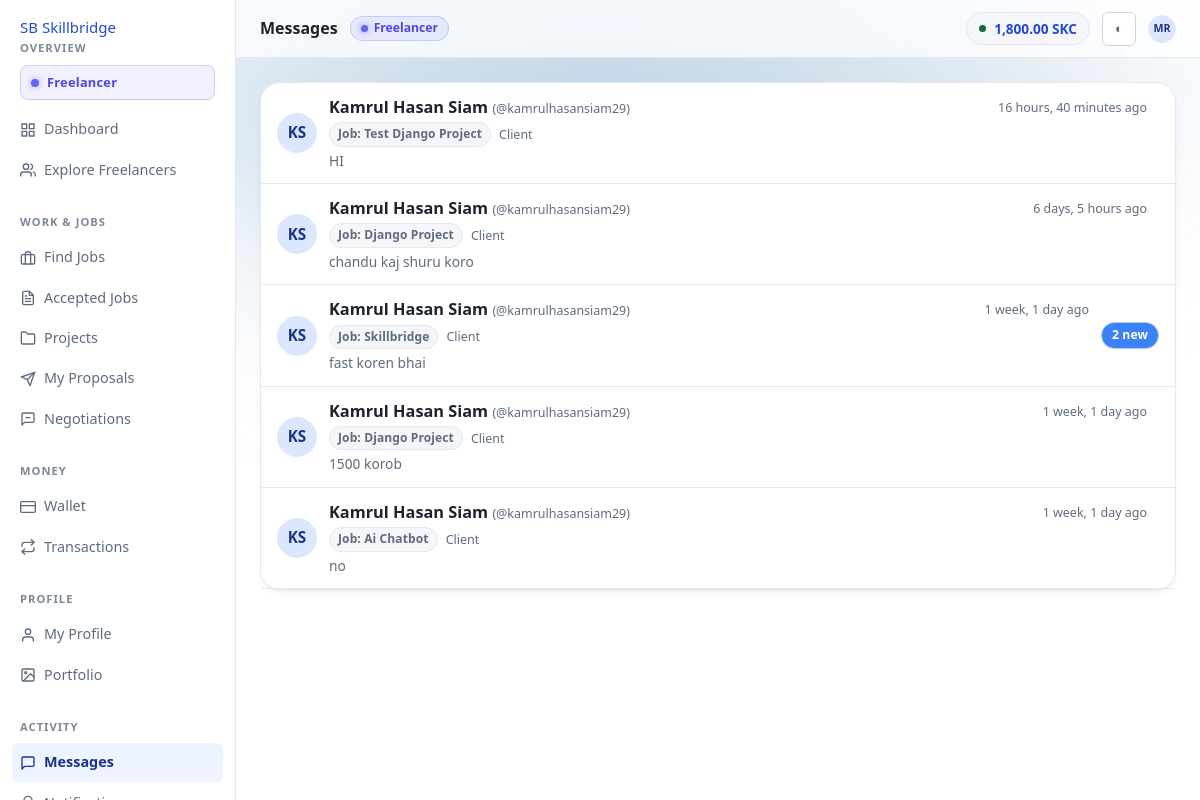
Page /messages/ (signed in) on the committed database.
### apps/wallets/models.py (models this page shows, shortened)
class Wallet(TimeStampedModel):
    user = models.OneToOneField(settings.AUTH_USER_MODEL, on_delete=models.PROTECT, related_name='wallet')
    available_balance = MoneyField(help_text='Spendable SkillCoin.')
    reserved_balance = MoneyField(help_text='Locked for published job budgets or a pending withdrawal.')
    escrow_balance = MoneyField(help_text='Committed to funded projects.')
    lifetime_deposited = MoneyField()
    lifetime_withdrawn = MoneyField()
    lifetime_earned = MoneyField()
    lifetime_spent = MoneyField()
    is_frozen = models.BooleanField(default=False, help_text='Admin freeze — blocks every outgoing movement.')
    frozen_reason = models.CharField(max_length=300, blank=True)
    version = models.PositiveBigIntegerField(default=0, help_text='Incremented on every mutation; detects lost updates.')
    class Meta:
        constraints = [models.CheckConstraint(check=models.Q(available_balance__gte=ZERO), name='wallet_available_non_negative'), models.CheckConstraint(check=models.Q(reserved_balance__gte=ZERO), name='wallet_reserved_non_negative'), models.CheckConstraint(check=models.Q(escrow_balance__gte=ZERO), name='wallet_escrow_non_negative')]

### apps/accounts/models.py (models this page shows, shortened)
class User(AbstractBaseUser, PermissionsMixin, UUIDModel, TimeStampedModel):
    class Status(models.TextChoices):
        ACTIVE = ('ACTIVE', 'Active')
        SUSPENDED = ('SUSPENDED', 'Suspended')
        BANNED = ('BANNED', 'Banned')
        CLOSED = ('CLOSED', 'Closed')
    email = models.EmailField(unique=True, db_index=True)
    username = models.CharField(max_length=50, unique=True, db_index=True, validators=[USERNAME_VALIDATOR])
    first_name = models.CharField(max_length=80, blank=True)
    last_name = models.CharField(max_length=80, blank=True)
    role = models.CharField(max_length=12, choices=Role.choices, db_index=True)
    is_email_verified = models.BooleanField(default=False, db_index=True)
    email_verified_at = models.DateTimeField(null=True, blank=True)
    status = models.CharField(max_length=10, choices=Status.choices, default=Status.ACTIVE, db_index=True)
    suspension_reason = models.TextField(blank=True)
    suspended_until = models.DateTimeField(null=True, blank=True)
    is_active = models.BooleanField(default=True)
    is_staff = models.BooleanField(default=False)
    date_joined = models.DateTimeField(default=timezone.now)
    last_seen_at = models.DateTimeField(null=True, blank=True)
    avatar = models.ImageField(upload_to='avatars/%Y/%m/', null=True, blank=True)
    objects = UserManager()
    USERNAME_FIELD = 'email'
    REQUIRED_FIELDS = ['username']
    class Meta:
        ordering = ('-date_joined',)
        indexes = [models.Index(fields=['role', 'status']), models.Index(fields=['-date_joined'])]
    @property
    def full_name(self) -> str:
        name = f'{self.first_name} {self.last_name}'.strip()
        return name or self.username
    @property
    def initials(self) -> str:
        parts = [p for p in (self.first_name, self.last_name) if p]
        if parts:
            return ''.join((p[0] for p in parts[:2])).upper()
        return self.username[:2].upper()
    @property
    def is_freelancer(self) -> bool:
        return self.role == Role.FREELANCER
    @property
    def is_platform_admin(self) -> bool:
        return self.role == Role.ADMIN or self.is_superuser
    @property
    def is_usable(self) -> bool:
        if not self.is_active or self.status in {self.Status.BANNED, self.Status.CLOSED}:
            return False
        if self.status == self.Status.SUSPENDED:
            if self.suspended_until and self.suspended_until <= timezone.now():
                return True
            return False
        return True

### apps/messaging/models.py (models this page shows, shortened)
class Conversation(BaseModel):
    class Kind(models.TextChoices):
        JOB = ('JOB_CONVERSATION', 'Job conversation')
        PROJECT = ('PROJECT_CONVERSATION', 'Project conversation')
        DISPUTE = ('DISPUTE_CONVERSATION', 'Dispute conversation')
    class Status(models.TextChoices):
        ACTIVE = ('ACTIVE', 'Active')
        ARCHIVED = ('ARCHIVED', 'Archived')
    conversation_type = models.CharField(max_length=24, choices=Kind.choices, db_index=True)
    subject = models.CharField(max_length=200, blank=True)
    job = models.ForeignKey('marketplace.Job', on_delete=models.CASCADE, null=True, blank=True, related_name='conversations')
    agreement = models.ForeignKey('agreements.Agreement', on_delete=models.CASCADE, null=True, blank=True, related_name='conversations')
    status = models.CharField(max_length=8, choices=Status.choices, default=Status.ACTIVE, db_index=True)
    archived_at = models.DateTimeField(null=True, blank=True)
    archive_reason = models.CharField(max_length=200, blank=True)
    last_message_at = models.DateTimeField(null=True, blank=True, db_index=True)
    last_message_preview = models.CharField(max_length=200, blank=True)
    message_count = models.PositiveIntegerField(default=0)
    initiator = models.ForeignKey(settings.AUTH_USER_MODEL, on_delete=models.SET_NULL, null=True, blank=True, related_name='conversations_started')
    objects = ConversationQuerySet.as_manager()
    class Meta:
        ordering = ('-last_message_at', '-created_at')
        constraints = [models.UniqueConstraint(fields=['job', 'initiator'], condition=models.Q(conversation_type='JOB_CONVERSATION'), name='conversation_unique_per_job_initiator')]
        indexes = [models.Index(fields=['conversation_type', 'status', '-last_message_at'])]
    @property
    def is_archived(self) -> bool:
        return self.status == self.Status.ARCHIVED
    def get_absolute_url(self) -> str:
        return reverse('messaging:detail', args=[self.public_id])

### apps/marketplace/models.py (models this page shows, shortened)
class Job(SoftDeleteModel, BaseModel):
    class Status(models.TextChoices):
        DRAFT = ('DRAFT', 'Draft')
        OPEN = ('OPEN', 'Open')
        PROPOSAL_RECEIVED = ('PROPOSAL_RECEIVED', 'Proposals received')
        NEGOTIATING = ('NEGOTIATING', 'Negotiating')
        HIRED = ('HIRED', 'Freelancer hired')
        IN_PROGRESS = ('IN_PROGRESS', 'In progress')
        COMPLETED = ('COMPLETED', 'Completed')
        CANCELLED = ('CANCELLED', 'Cancelled')
    class JobType(models.TextChoices):
        FIXED = ('FIXED', 'Fixed price')
        HOURLY = ('HOURLY', 'Hourly')
        MILESTONE = ('MILESTONE', 'Milestone based')
    class Complexity(models.TextChoices):
        SIMPLE = ('SIMPLE', 'Simple')
        INTERMEDIATE = ('INTERMEDIATE', 'Intermediate')
        COMPLEX = ('COMPLEX', 'Complex')
        EXPERT = ('EXPERT', 'Expert')
    class Experience(models.TextChoices):
        ENTRY = ('ENTRY', 'Entry level')
        INTERMEDIATE = ('INTERMEDIATE', 'Intermediate')
        EXPERT = ('EXPERT', 'Expert')
    PUBLIC_STATUSES = [Status.OPEN, Status.PROPOSAL_RECEIVED, Status.NEGOTIATING, Status.HIRED, Status.IN_PROGRESS, Status.COMPLETED]
    OPEN_STATUSES = [Status.OPEN, Status.PROPOSAL_RECEIVED, Status.NEGOTIATING]
    CANCELLABLE_STATUSES = [Status.DRAFT, Status.OPEN, Status.PROPOSAL_RECEIVED, Status.NEGOTIATING]
    client = models.ForeignKey(settings.AUTH_USER_MODEL, on_delete=models.PROTECT, related_name='jobs')
    title = models.CharField(max_length=200)
    slug = models.SlugField(max_length=240, db_index=True)
    category = models.ForeignKey('profiles.Category', on_delete=models.PROTECT, related_name='jobs')
    description = models.TextField()
    requirements = models.TextField(blank=True)
    skills = models.ManyToManyField('profiles.Skill', related_name='jobs', blank=True)
    budget = MoneyField(help_text='Committed budget; reserved on publish.')
    job_type = models.CharField(max_length=10, choices=JobType.choices, default=JobType.FIXED)
    complexity = models.CharField(max_length=12, choices=Complexity.choices, default=Complexity.INTERMEDIATE)
    experience_level = models.CharField(max_length=12, choices=Experience.choices, default=Experience.INTERMEDIATE)
    deadline = models.DateTimeField()
    estimated_days = models.PositiveSmallIntegerField(null=True, blank=True)
    people_required = models.PositiveSmallIntegerField(default=1, help_text='How many freelancers the work needs.')
    team_required = models.BooleanField(default=False, help_text='The hired freelancer is expected to build a team.')
    status = models.CharField(max_length=18, choices=Status.choices, default=Status.DRAFT, db_index=True)
    is_featured = models.BooleanField(default=False, db_index=True)
    visibility_note = models.CharField(max_length=200, blank=True)
    published_at = models.DateTimeField(null=True, blank=True, db_index=True)
    budget_reserved_at = models.DateTimeField(null=True, blank=True)
    reserve_transaction = models.ForeignKey('wallets.WalletTransaction', on_delete=models.SET_NULL, null=True, blank=True, related_name='reserved_jobs')
    reserved_amount = MoneyField(help_text='Currently held in reserve for this job.')
    hired_freelancer = models.ForeignKey(settings.AUTH_USER_MODEL, on_delete=models.SET_NULL, null=True, blank=True, related_name='hired_jobs')
    hired_at = models.DateTimeField(null=True, blank=True)
    cancelled_at = models.DateTimeField(null=True, blank=True)
    cancellation_reason = models.TextField(blank=True)
    completed_at = models.DateTimeField(null=True, blank=True)
    proposal_count = models.PositiveIntegerField(default=0, db_index=True)
    view_count = models.PositiveIntegerField(default=0)
    message_count = models.PositiveIntegerField(default=0)
    is_flagged = models.BooleanField(default=False)
    moderation_note = models.CharField(max_length=300, blank=True)
    search_text = models.TextField(blank=True, editable=False, db_index=True)
    objects = JobQuerySet.as_manager()
    class Meta:
        ordering = ('-published_at', '-created_at')
        indexes = [models.Index(fields=['status', '-published_at']), models.Index(fields=['client', '-created_at']), models.Index(fields=['category', 'status']), models.Index(fields=['-budget']), models.Index(fields=['deadline']), models.Index(fields=['search_text'], name='job_search_text')]
        constraints = [models.CheckConstraint(check=models.Q(budget__gt=ZERO), name='job_budget_positive'), models.CheckConstraint(check=models.Q(people_required__gte=1), name='job_people_required_min'), models.CheckConstraint(check=~models.Q(status__in=['OPEN', 'PROPOSAL_RECEIVED', 'NEGOTIATING']) | models.Q(budget_reserved_at__isnull=False), name='job_open_requires_reservation')]

### apps/messaging/views.py (the view)
# urls.py: urlpatterns = [path('', views.conversation_list, name='list'), path('job/<uuid:job_id>/start/', views.start_job_conversation, name='start_job'), path('<uuid:public_id>/', views.detail, name='detail'),
@verified_required
def conversation_list(request):
    rows = Conversation.objects.for_user(request.user).select_related('job', 'agreement', 'initiator').prefetch_related('participants__user').distinct().order_by('-last_message_at', '-updated_at')
    page, querystring = paginate(request, rows, 20)
    for c in page.object_list:
        c.counterparty = None
        c.my_unread = 0
        for p in c.participants.all():
            if p.user_id != request.user.pk:
                c.counterparty = p.user
            else:
                c.my_unread = p.unread_count
    return render(request, 'messaging/list.html', {'page': page, 'querystring': querystring, 'nav': 'messages', 'page_title': 'Messages'})

### apps/messaging/templates/messaging/list.html (shortened to what this page needs)
{% extends "layouts/dashboard.html" %}
{% block page_heading %}Messages{% endblock %}
{% block content %}
{% if page.object_list %}
  <div class="card card--flush">
    {% for c in page.object_list %}
      <a class="list-row" href="{{ c.get_absolute_url }}" style="padding:var(--gap-3) var(--gap-4);gap:var(--gap-3);align-items:center;border-bottom:1px solid var(--border-color,#e5e7eb)">
        <span class="avatar avatar--md" aria-hidden="true" style="flex-shrink:0">
          {% if c.counterparty %}{{ c.counterparty.initials }}{% else %}SB{% endif %}
        </span>
        <span class="list-row__main" style="min-width:0;flex:1">
          <div style="display:flex;align-items:center;justify-content:space-between;gap:var(--gap-2);margin-bottom:2px">
            <span class="list-row__title" style="font-weight:600;font-size:1.02rem;color:var(--text,#111827)">
              {% if c.counterparty %}
                {{ c.counterparty.full_name }}
                <span class="tiny muted" style="font-weight:400">(@{{ c.counterparty.username }})</span>
              {% else %}
                Skillbridge
              {% endif %}
            </span>
            <span class="tiny muted" style="flex-shrink:0">
              {% if c.last_message_at %}{{ c.last_message_at|timesince }} ago{% else %}{{ c.created_at|timesince }} ago{% endif %}
            </span>
          </div>
          <div style="display:flex;align-items:center;gap:var(--gap-2);margin-bottom:3px">
            <span class="sb-pill sb-pill--neutral" style="font-size:0.75rem;padding:2px 8px">
              {% if c.job %}Job: {{ c.job.title|truncatechars:35 }}{% elif c.project %}{{ c.project.title|truncatechars:35 }}{% else %}Direct Message{% endif %}
            </span>
            {% if c.counterparty %}
              <span class="tiny muted">{{ c.counterparty.get_role_display }}</span>
            {% endif %}
          </div>
          <p class="small muted" style="margin:0;white-space:nowrap;overflow:hidden;text-overflow:ellipsis">
            {% if c.last_message_preview %}
              {{ c.last_message_preview }}
            {% else %}
              <em>No messages exchanged yet.</em>
            {% endif %}
          </p>
        </span>
        <span style="display:flex;align-items:center;gap:var(--gap-2);flex-shrink:0">
          {% if c.my_unread %}
            <span class="sb-pill sb-pill--info" style="font-weight:700;background:#3b82f6;color:#fff">{{ c.my_unread }} new</span>
          {% endif %}
        </span>
      </a>
    {% endfor %}
  </div>
{% else %}
  {% include "components/empty-state.html" with title="No conversations yet" body="A conversation starts when you message a client about a job, or when someone messages you." %}
{% endif %}
{% endblock %}

### templates/layouts/dashboard.html (shortened to what this page needs)
{% extends "base.html" %}
{% load static %}
{% block shell_css %}<link rel="stylesheet" href="{% static 'css/dashboard.css' %}?v=4.0">{% endblock %}
{% block chrome %}
<div class="app">
  <aside class="app-side">
    <a class="brand" href="{% url 'home' %}">
      <span class="brand__mark" aria-hidden="true">SB</span> Skillbridge
    </a>
    {% include "components/sidebar.html" %}
  </aside>
  <div class="app-main">
    <header class="app-top">
      <span class="app-top__title">{% block page_heading %}{% endblock %}</span>
      {% if user.is_freelancer %}
        <span class="top-role-badge top-role-badge--freelancer"><span class="role-pulse-dot"></span> Freelancer</span>
      {% elif user.is_client %}
        <span class="top-role-badge top-role-badge--client"><span class="role-pulse-dot"></span> Client</span>
      {% endif %}
      {% if wallet %}
        <a class="wallet-chip hide-sm" href="{% url 'wallets:wallet' %}" title="Available balance">
          <span class="wallet-chip__dot" aria-hidden="true"></span>
          {{ wallet.available_balance|coin }} {{ SKILLCOIN.CODE }}
        </a>
      {% endif %}
      <button class="icon-btn" type="button" data-theme-toggle aria-label="Switch colour theme">◐</button>
      <a class="avatar avatar--sm" href="{% url 'accounts:settings' %}" title="{{ user.full_name }}">
        {% if user.avatar %}<img src="{{ user.avatar.url }}" alt="">{% else %}{{ user.initials }}{% endif %}
      </a>
    </header>
    <main id="main" class="app-body{% block body_class %}{% endblock %}">
      {% block content %}{% endblock %}
    </main>
  </div>
</div>
{% endblock %}

### rows in the picture
Wallet: available_balance|coin "1,800.00"
User: initials "MR"
Conversation: counterparty.initials "KS", counterparty.full_name "Kamrul Hasan Siam", counterparty.username "kamrulhasansiam29", last_message_at "16 hours, 40 minutes", job "Test Django Project", counterparty.role "Client", last_message_preview "HI"
Conversation: counterparty.initials "KS", counterparty.full_name "Kamrul Hasan Siam", counterparty.username "kamrulhasansiam29", last_message_at "6 days, 5 hours", job "Django Project", counterparty.role "Client", last_message_preview "chandu kaj shuru koro"
Conversation: counterparty.initials "KS", counterparty.full_name "Kamrul Hasan Siam", counterparty.username "kamrulhasansiam29", last_message_at "1 week, 1 day", job "Skillbridge", counterparty.role "Client", last_message_preview "fast koren bhai", my_unread "2"
Conversation: counterparty.initials "KS", counterparty.full_name "Kamrul Hasan Siam", counterparty.username "kamrulhasansiam29", last_message_at "1 week, 1 day", job "Django Project", counterparty.role "Client", last_message_preview "1500 korob"
Conversation: counterparty.initials "KS", counterparty.full_name "Kamrul Hasan Siam", counterparty.username "kamrulhasansiam29", last_message_at "1 week, 1 day", job "Ai Chatbot", counterparty.role "Client", last_message_preview "no"

### other values in the picture
{{ SKILLCOIN.CODE }} "SKC"
